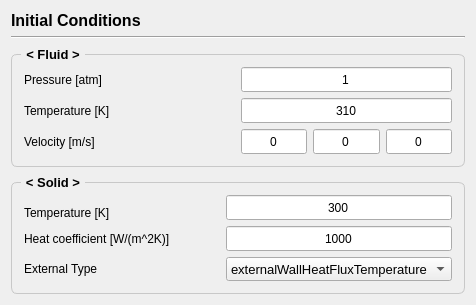
         <widget class="QWidget" name="page_initial_conditions">
          <layout class="QVBoxLayout" name="verticalLayout_9">
           <item>
            <widget class="QLabel" name="title_4">
             <property name="font">
              <font>
               <pointsize>12</pointsize>
               <bold>true</bold>
              </font>
             </property>
             <property name="text">
              <string>Initial Conditions</string>
             </property>
            </widget>
           </item>
           <item>
            <widget class="Line" name="line_7">
             <property name="orientation">
              <enum>Qt::Orientation::Horizontal</enum>
             </property>
            </widget>
           </item>
           <item>
            <widget class="QGroupBox" name="groupBox_12">
             <property name="font">
              <font>
               <family>Ubuntu</family>
               <pointsize>10</pointsize>
               <bold>true</bold>
              </font>
             </property>
             <property name="styleSheet">
              <string notr="true">QGroupBox {
    border: 1px solid;
    border-radius: 6;
    margin-top: 9;
    border-color : #c8c8c8;
	padding: 3;   
}
QGroupBox::title {
    subcontrol-origin: margin;
    subcontrol-position: top left;
    left: 10;
    padding: 2 3;
}</string>
             </property>
             <property name="title">
              <string>&lt; Fluid &gt;</string>
             </property>
             <layout class="QGridLayout" name="gridLayout_9" columnstretch="1,1">
              <item row="0" column="0">
               <widget class="QLabel" name="label_45">
                <property name="font">
                 <font>
                  <pointsize>9</pointsize>
                  <bold>false</bold>
                 </font>
                </property>
                <property name="text">
                 <string>Pressure [atm]</string>
                </property>
               </widget>
              </item>
              <item row="0" column="1">
               <widget class="QLineEdit" name="edit_fluid_1">
                <property name="minimumSize">
                 <size>
                  <width>0</width>
                  <height>25</height>
                 </size>
                </property>
                <property name="font">
                 <font>
                  <pointsize>9</pointsize>
                  <bold>false</bold>
                 </font>
                </property>
                <property name="text">
                 <string>1</string>
                </property>
                <property name="alignment">
                 <set>Qt::AlignmentFlag::AlignCenter</set>
                </property>
               </widget>
              </item>
              <item row="1" column="0">
               <widget class="QLabel" name="label_44">
                <property name="font">
                 <font>
                  <pointsize>9</pointsize>
                  <bold>false</bold>
                 </font>
                </property>
                <property name="text">
                 <string>Temperature [K]</string>
                </property>
               </widget>
              </item>
              <item row="1" column="1">
               <widget class="QLineEdit" name="edit_fluid_2">
                <property name="minimumSize">
                 <size>
                  <width>0</width>
                  <height>25</height>
                 </size>
                </property>
                <property name="font">
                 <font>
                  <pointsize>9</pointsize>
                  <bold>false</bold>
                 </font>
                </property>
                <property name="text">
                 <string>310</string>
                </property>
                <property name="alignment">
                 <set>Qt::AlignmentFlag::AlignCenter</set>
                </property>
               </widget>
              </item>
              <item row="2" column="0">
               <widget class="QLabel" name="label_43">
                <property name="font">
                 <font>
                  <pointsize>9</pointsize>
                  <bold>false</bold>
                 </font>
                </property>
                <property name="text">
                 <string>Velocity [m/s]</string>
                </property>
               </widget>
              </item>
              <item row="2" column="1">
               <layout class="QHBoxLayout" name="horizontalLayout_3">
                <property name="topMargin">
                 <number>0</number>
                </property>
                <item>
                 <widget class="QLineEdit" name="edit_fluid_v_x">
                  <property name="sizePolicy">
                   <sizepolicy hsizetype="Preferred" vsizetype="Fixed">
                    <horstretch>0</horstretch>
                    <verstretch>0</verstretch>
                   </sizepolicy>
                  </property>
                  <property name="minimumSize">
                   <size>
                    <width>0</width>
                    <height>25</height>
                   </size>
                  </property>
                  <property name="maximumSize">
                   <size>
                    <width>16777215</width>
                    <height>16777215</height>
                   </size>
                  </property>
                  <property name="font">
                   <font>
                    <pointsize>9</pointsize>
                    <bold>false</bold>
                   </font>
                  </property>
                  <property name="text">
                   <string>0</string>
                  </property>
                  <property name="alignment">
                   <set>Qt::AlignmentFlag::AlignCenter</set>
                  </property>
                 </widget>
                </item>
                <item>
                 <widget class="QLineEdit" name="edit_fluid_v_y">
                  <property name="sizePolicy">
                   <sizepolicy hsizetype="Preferred" vsizetype="Fixed">
                    <horstretch>0</horstretch>
                    <verstretch>0</verstretch>
                   </sizepolicy>
                  </property>
                  <property name="minimumSize">
                   <size>
                    <width>0</width>
                    <height>25</height>
                   </size>
                  </property>
                  <property name="maximumSize">
                   <size>
                    <width>16777215</width>
                    <height>16777215</height>
                   </size>
                  </property>
                  <property name="font">
                   <font>
                    <pointsize>9</pointsize>
                    <bold>false</bold>
                   </font>
                  </property>
                  <property name="text">
                   <string>0</string>
                  </property>
                  <property name="alignment">
                   <set>Qt::AlignmentFlag::AlignCenter</set>
                  </property>
                 </widget>
                </item>
                <item>
                 <widget class="QLineEdit" name="edit_fluid_v_z">
                  <property name="sizePolicy">
                   <sizepolicy hsizetype="Preferred" vsizetype="Fixed">
                    <horstretch>0</horstretch>
                    <verstretch>0</verstretch>
                   </sizepolicy>
                  </property>
                  <property name="minimumSize">
                   <size>
                    <width>0</width>
                    <height>25</height>
                   </size>
                  </property>
                  <property name="maximumSize">
                   <size>
                    <width>16777215</width>
                    <height>16777215</height>
                   </size>
                  </property>
                  <property name="font">
                   <font>
                    <pointsize>9</pointsize>
                    <bold>false</bold>
                   </font>
                  </property>
                  <property name="text">
                   <string>0</string>
                  </property>
                  <property name="alignment">
                   <set>Qt::AlignmentFlag::AlignCenter</set>
                  </property>
                 </widget>
                </item>
               </layout>
              </item>
             </layout>
            </widget>
           </item>
           <item>
            <widget class="QGroupBox" name="groupBox_11">
             <property name="font">
              <font>
               <pointsize>10</pointsize>
               <bold>true</bold>
              </font>
             </property>
             <property name="styleSheet">
              <string notr="true">QGroupBox {
    border: 1px solid;
    border-radius: 6;
    margin-top: 9;
    border-color : #c8c8c8;
	padding: 3;   
}
QGroupBox::title {
    subcontrol-origin: margin;
    subcontrol-position: top left;
    left: 10;
    padding: 2 3;
}</string>
             </property>
             <property name="title">
              <string>&lt; Solid &gt;</string>
             </property>
             <layout class="QGridLayout" name="gridLayout_8" columnstretch="1,0">
              <item row="2" column="1">
               <widget class="QLineEdit" name="edit_solid_2">
                <property name="minimumSize">
                 <size>
                  <width>0</width>
                  <height>25</height>
                 </size>
                </property>
                <property name="font">
                 <font>
                  <pointsize>9</pointsize>
                  <bold>false</bold>
                 </font>
                </property>
                <property name="text">
                 <string>1000</string>
                </property>
                <property name="alignment">
                 <set>Qt::AlignmentFlag::AlignCenter</set>
                </property>
               </widget>
              </item>
              <item row="2" column="0">
               <widget class="QLabel" name="label_9">
                <property name="font">
                 <font>
                  <pointsize>9</pointsize>
                  <bold>false</bold>
                 </font>
                </property>
                <property name="text">
                 <string>Heat coefficient [W/(m^2K)]</string>
                </property>
               </widget>
              </item>
              <item row="0" column="1" rowspan="2">
               <widget class="QLineEdit" name="edit_solid_1">
                <property name="minimumSize">
                 <size>
                  <width>0</width>
                  <height>25</height>
                 </size>
                </property>
                <property name="font">
                 <font>
                  <pointsize>9</pointsize>
                  <bold>false</bold>
                 </font>
                </property>
                <property name="text">
                 <string>300</string>
                </property>
                <property name="alignment">
                 <set>Qt::AlignmentFlag::AlignCenter</set>
                </property>
               </widget>
              </item>
              <item row="3" column="0">
               <widget class="QLabel" name="label_42">
                <property name="font">
                 <font>
                  <pointsize>9</pointsize>
                  <bold>false</bold>
                 </font>
                </property>
                <property name="text">
                 <string>External Type</string>
                </property>
               </widget>
              </item>
              <item row="1" column="0">
               <widget class="QLabel" name="label_41">
                <property name="font">
                 <font>
                  <pointsize>9</pointsize>
                  <bold>false</bold>
                 </font>
                </property>
                <property name="text">
                 <string>Temperature [K]</string>
                </property>
               </widget>
              </item>
              <item row="3" column="1">
               <widget class="QComboBox" name="comboBox_9">
                <property name="minimumSize">
                 <size>
                  <width>0</width>
                  <height>24</height>
                 </size>
                </property>
                <property name="font">
                 <font>
                  <pointsize>10</pointsize>
                 </font>
                </property>
                <item>
                 <property name="text">
                  <string>externalWallHeatFluxTemperature</string>
                 </property>
                </item>
                <item>
                 <property name="text">
                  <string>convectiveHeatTransfer</string>
                 </property>
                </item>
                <item>
                 <property name="text">
                  <string>wallHeatTransfer</string>
                 </property>
                </item>
               </widget>
              </item>
             </layout>
            </widget>
           </item>
           <item>
            <spacer name="verticalSpacer_7">
             <property name="orientation">
              <enum>Qt::Orientation::Vertical</enum>
             </property>
             <property name="sizeHint" stdset="0">
              <size>
               <width>0</width>
               <height>0</height>
              </size>
             </property>
            </spacer>
           </item>
          </layout>
         </widget>
